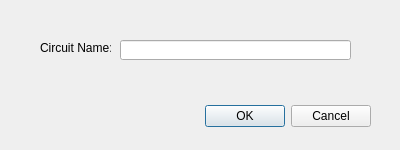
<?xml version="1.0" encoding="UTF-8"?>
<ui version="4.0">
 <class>NameDialog</class>
 <widget class="QDialog" name="NameDialog">
  <property name="geometry">
   <rect>
    <x>0</x>
    <y>0</y>
    <width>400</width>
    <height>150</height>
   </rect>
  </property>
  <property name="windowTitle">
   <string>Dialog</string>
  </property>
  <widget class="QDialogButtonBox" name="buttonBox">
   <property name="geometry">
    <rect>
     <x>30</x>
     <y>100</y>
     <width>341</width>
     <height>32</height>
    </rect>
   </property>
   <property name="orientation">
    <enum>Qt::Horizontal</enum>
   </property>
   <property name="standardButtons">
    <set>QDialogButtonBox::Cancel|QDialogButtonBox::Ok</set>
   </property>
  </widget>
  <widget class="QLabel" name="label">
   <property name="geometry">
    <rect>
     <x>40</x>
     <y>40</y>
     <width>71</width>
     <height>16</height>
    </rect>
   </property>
   <property name="text">
    <string>Circuit Name:</string>
   </property>
  </widget>
  <widget class="QLineEdit" name="lineEdit">
   <property name="geometry">
    <rect>
     <x>120</x>
     <y>40</y>
     <width>231</width>
     <height>20</height>
    </rect>
   </property>
  </widget>
 </widget>
 <resources/>
 <connections>
  <connection>
   <sender>buttonBox</sender>
   <signal>accepted()</signal>
   <receiver>NameDialog</receiver>
   <slot>accept()</slot>
   <hints>
    <hint type="sourcelabel">
     <x>248</x>
     <y>254</y>
    </hint>
    <hint type="destinationlabel">
     <x>157</x>
     <y>274</y>
    </hint>
   </hints>
  </connection>
  <connection>
   <sender>buttonBox</sender>
   <signal>rejected()</signal>
   <receiver>NameDialog</receiver>
   <slot>reject()</slot>
   <hints>
    <hint type="sourcelabel">
     <x>316</x>
     <y>260</y>
    </hint>
    <hint type="destinationlabel">
     <x>286</x>
     <y>274</y>
    </hint>
   </hints>
  </connection>
 </connections>
</ui>
